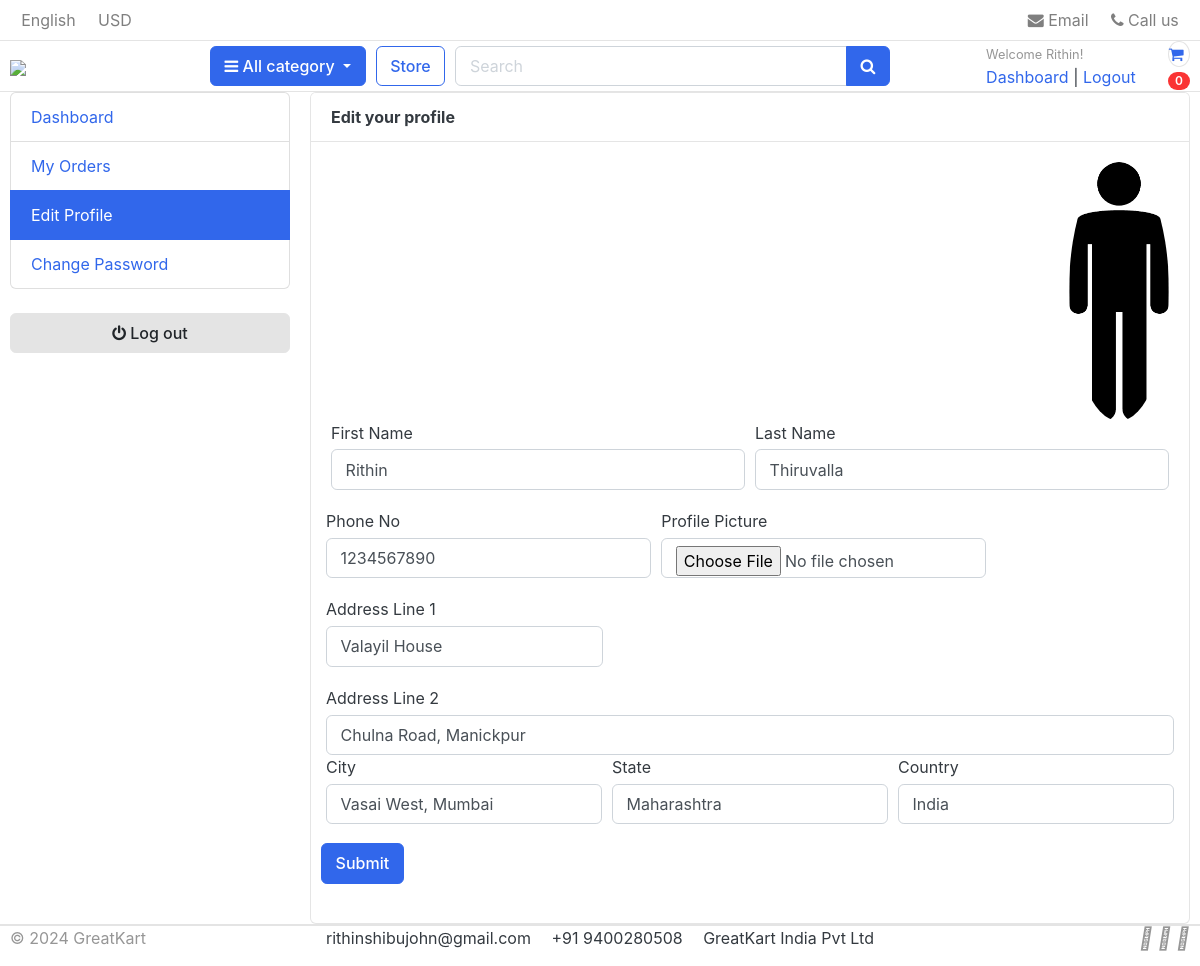
Before: /accounts/edit_profile/ (signed in) with the older database file.
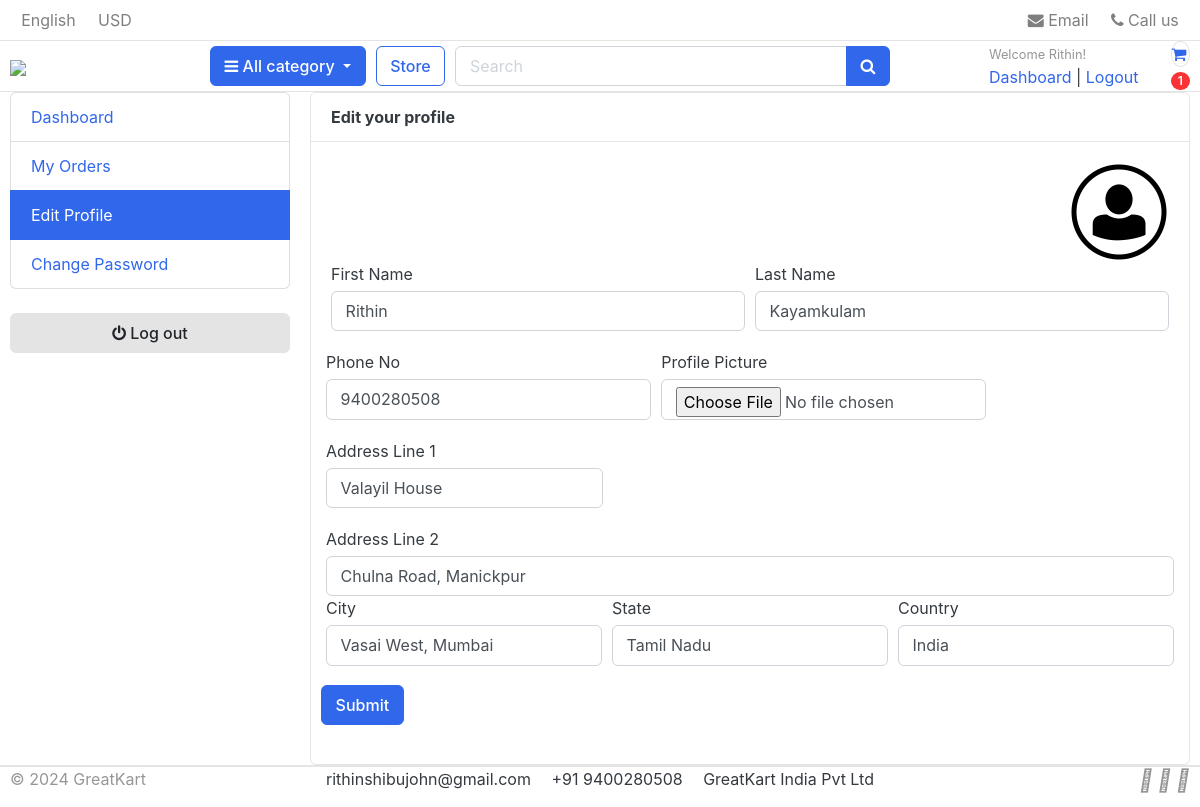
After: the same page with the newer database file.
### accounts/models.py (models this page shows, shortened)
class UserProfile(models.Model):
    user = models.OneToOneField(Account, on_delete=models.CASCADE)
    address_line_1 = models.CharField(blank=True, max_length=100)
    address_line_2 = models.CharField(blank=True, max_length=100)
    profile_picture = models.ImageField(blank=True, upload_to='userprofile')
    city = models.CharField(blank=True, max_length=20)
    state = models.CharField(blank=True, max_length=20)
    country = models.CharField(blank=True, max_length=20)

class Account(AbstractBaseUser):
    first_name = models.CharField(max_length=50)
    last_name = models.CharField(max_length=50)
    username = models.CharField(max_length= 50, unique=True)
    email = models.EmailField(max_length=100, unique=True)
    phone_number = models.CharField(max_length=50)
    date_joined = models.DateTimeField(auto_now_add=True)
    last_login = models.DateTimeField(auto_now_add=True)
    is_admin = models.BooleanField(default=False)
    is_staff = models.BooleanField(default=False)
    is_active = models.BooleanField(default=False)
    is_superadmin = models.BooleanField(default=False)
    USERNAME_FIELD = 'email'
    REQUIRED_FIELDS = ['username','first_name','last_name']
    objects = MyAccountManager()

### accounts/views.py (the view)
# urls.py: path('edit_profile/', views.edit_profile, name='edit_profile'),
@login_required(login_url='login')
def edit_profile(request):
    userprofile = get_object_or_404(UserProfile, user=request.user)
    if request.method == 'POST':
        user_form = UserForm(request.POST, instance=request.user)
        profile_form = UserProfileForm(request.POST, request.FILES, instance=userprofile)
        if user_form.is_valid() and profile_form.is_valid():
            user_form.save()
            profile_form.save()  # Save the profile form too
            messages.success(request, 'Your profile has been updated successfully.')
            return redirect('edit_profile')
    else:
        user_form = UserForm(instance=request.user)
        profile_form = UserProfileForm(instance=userprofile)
    context = {
        'user_form': user_form,
        'profile_form': profile_form,
        'userprofile': userprofile
    }
    return render(request, 'accounts/edit_profile.html', context)

### accounts/forms.py
class UserForm(forms.ModelForm):
    class Meta:
        model = Account
        fields = ('first_name','last_name','phone_number')
    def __init__(self, *args, **kwargs):
        super(UserForm, self).__init__(*args, **kwargs)
        for field in self.fields:
            self.fields[field].widget.attrs['class'] = 'form-control'

class UserProfileForm(forms.ModelForm):
    profile_picture = forms.ImageField(required=False, error_messages={'invalid':("Images Files Only")}, widget=forms.FileInput)
    class Meta:
        model = UserProfile
        fields = ('address_line_1','address_line_2','city','state','country','profile_picture' )
    def __init__(self, *args, **kwargs):
        super(UserProfileForm, self).__init__(*args, **kwargs)
        for field in self.fields:
            self.fields[field].widget.attrs['class'] = 'form-control'

### carts/views.py (called while the page is built)
def _cart_id(request):
    cart = request.session.session_key
    if not cart:
        cart = request.session.create()
    return cart

### category/context_processors.py (called while the page is built)
def menu_links(request):
    links = Category.objects.all()
    return dict(links=links)

### category/models.py (called while the page is built)
    def get_url(self):
        return reverse('products_by_category', args=[self.slug])

### templates/accounts/edit_profile.html (shortened to what this page needs)
{% extends 'base.html' %}
{% load static %}
{% block content %}
<section class="section-conten padding-y bg">
    <div class="container">
        <div class="row">
        {% include 'includes/dashboard_sidebar.html' %}
        <main class="col-md-9">
            <article class="card">
            <header class="card-header">
                <strong clss="d-inline-block mr-3">Edit your profile</strong>
            </header>
            <div class="card-body">
              <div class="text-right">
                <img src="{{userprofile.profile_picture.url}}" alt="Profile Picture" width="100" style="border-radius: 50%;">
              </div>
                <div class="row">
                <div class="col-md-12">
                  <form action="{% url 'edit_profile' %}" method="POST" enctype="multipart/form-data">
                    <div class="form-row">
                      <div class="form-group col-md-6">
                          <label for="">First Name</label>
                          {{user_form.first_name}}
                      </div>
                      <div class="form-group col-md-6">
                        <label for="" >Last Name</label>
                        {{user_form.last_name}}
                      </div>
                      <div class="form-row">
                        <div class="form-group col-md-6">
                            <label for="">Phone No</label>
                            {{user_form.phone_number}}
                        </div>
                        <div class="form-group col-md-6">
                          <label for="" >Profile Picture</label>
                          {{profile_form.profile_picture}}
                        </div>
                      </div>
                        <div class="form-group">
                          <label for="">Address Line 1</label>
                          {{profile_form.address_line_1}}
                        </div>
                        <div class="form-group">
                          <label for="">Address Line 2</label>
                          {{profile_form.address_line_2}}
                          <div class="form-row">
                            <div class="form-group col-md-4">
                                <label for="">City</label>
                                {{profile_form.city}}
                            </div>
                            <div class="form-group col-md-4">
                              <label for="" >State</label>
                              {{profile_form.state}}
                            </div>
                            <div class="form-group col-md-4">
                              <label for="" >Country</label>
                              {{profile_form.country}}
                            </div>
                            <input type="submit" class="btn btn-primary">
                          </div>
                        </div>
                      </div>
                    </div>
                </div>
                </div>
            </div>
    </div>
    </section>
{% endblock %}

### templates/includes/navbar.html (shortened to what this page needs)
{% load static %}
<header class="section-header">
    <nav class="navbar p-md-0 navbar-expand-sm navbar-light border-bottom">
    <div class="container">
      <div class="collapse navbar-collapse" id="navbarTop4">
        <ul class="navbar-nav mr-auto">
            <li class="nav-item dropdown">
                 <a href="#" class="nav-link">   English </a>
            </li>
            <li class="nav-item dropdown">
                <a href="#" class="nav-link"> USD </a>
            </li>
        </ul>
        <ul class="navbar-nav">
            <li><a href="#" class="nav-link"> <i class="fa fa-envelope"></i> Email </a></li>
            <li><a href="#" class="nav-link"> <i class="fa fa-phone"></i> Call us </a></li>
        </ul>
      </div>
    </div>
    </nav>
    <section class="header-main border-bottom">
        <div class="container">
    <div class="row align-items-center">
        <div class="col-lg-2 col-md-3 col-6">
            <a href="{% url 'home' %}" class="brand-wrap">
                <img class="logo" src="https://rithinshibujohn.github.io/greatkart/static/images/logo.png">
            </a>
        </div>
        <div class="col-lg col-sm col-md col-6 flex-grow-0">
            <div class="category-wrap dropdown d-inline-block float-right">
                <button type="button" class="btn btn-primary dropdown-toggle" data-toggle="dropdown">
                    <i class="fa fa-bars"></i> All category
                </button>
            </div>
        </div>
        <a href="{% url 'store' %}" class="btn btn-outline-primary">Store</a>
        <div class="col-lg  col-md-6 col-sm-12 col">
            <form action="{% url 'search'%}" class="search" method="GET">
                <div class="input-group w-100">
                    <input type="text" class="form-control" style="width:60%;" placeholder="Search" name="keyword">
                    <div class="input-group-append">
                      <button class="btn btn-primary" type="submit">
                        <i class="fa fa-search"></i>
                      </button>
                    </div>
                </div>
            </form>
        </div>
        <div class="col-lg-3 col-sm-6 col-8 order-2 order-lg-3">
                    <div class="d-flex justify-content-end mb-3 mb-lg-0">
                        {% if user.id is None %}
                        <div class="widget-header">
                            <small class="title text-muted">Welcome guest!</small>
                            <div>
                                <a href="{% url 'login' %}">Sign in</a> <span class="dark-transp"> | </span>
                                <a href="{% url 'register' %}"> Register</a>
                            </div>
                        </div>
                        {% else %}
                        <div class="widget-header">
                            <small class="title text-muted">Welcome {{ user.first_name }}!</small>
                            <div>
                                <a href="{% url 'dashboard' %}">Dashboard</a> <span class="dark-transp"> | </span>
                                <a href="{% url 'logout' %}"> Logout</a>
                            </div>
                        </div>
                        {% endif %}
                        <a href="{% url 'cart' %}" class="widget-header pl-3 ml-3">
                            <div class="icon icon-sm rounded-circle border"><i class="fa fa-shopping-cart"></i></div>
                            <span class="badge badge-pill badge-danger notify">{{cart_count}}</span>
                        </a>
                    </div>
                </div>
    </div>
        </div>
    </section>
    </header>

Changed rows visible on the page:
changed Account "Rithin": last_name "Thiruvalla" → "Kayamkulam"; phone_number "1234567890" → "9400280508"
changed UserProfile "Valayil House": profile_picture: a different picture; state "Maharashtra" → "Tamil Nadu"
Other visible differences:
{{ cart_count }}: "0" → "1"
